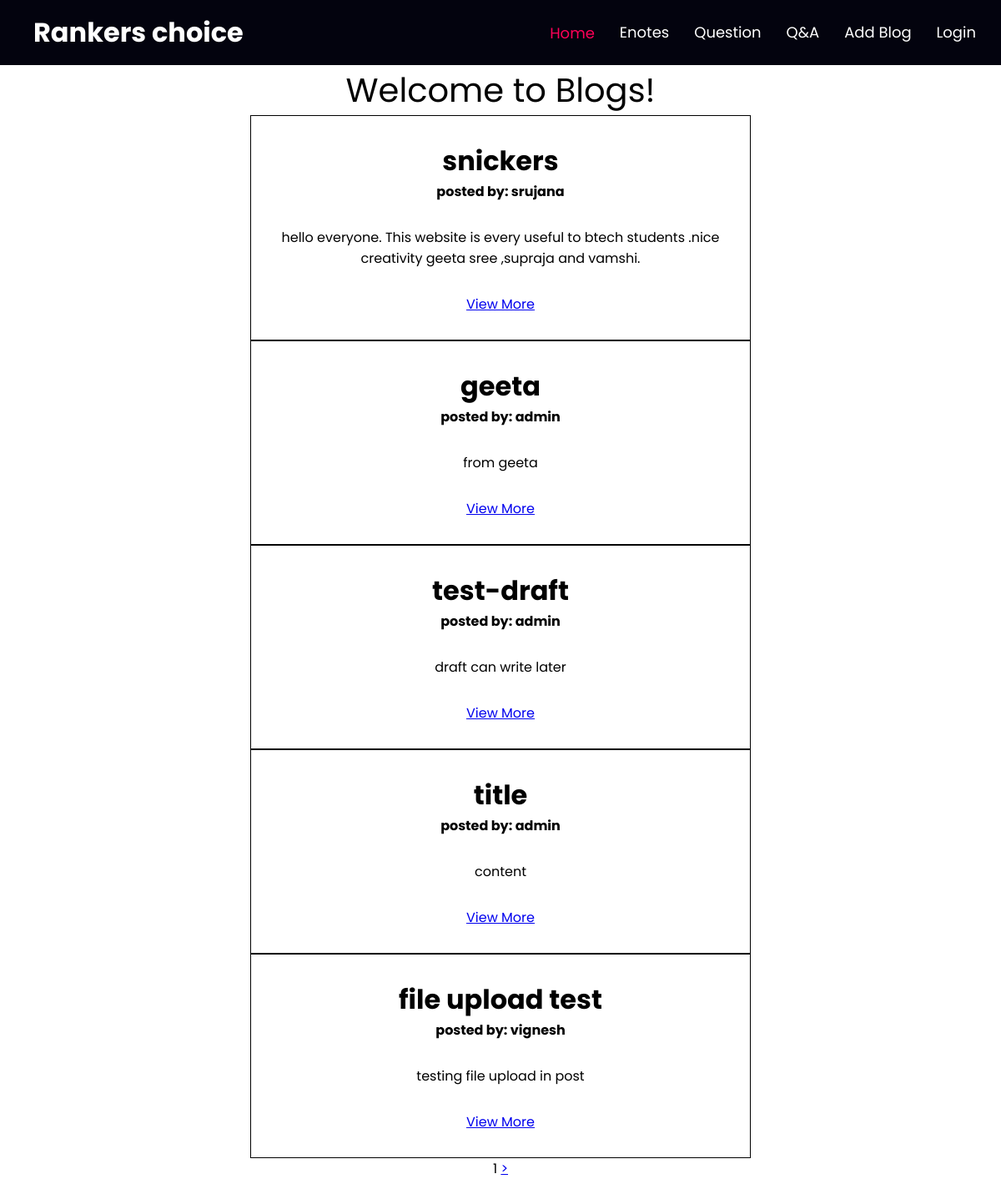
The app's page /blogs/ with its own data.
### blogs/models.py (models this page shows, shortened)
class Post(models.Model):
    title = models.CharField(max_length=300, unique=True)
    slug = models.SlugField(max_length=300,default=get_token_slug,editable=False,blank=False, unique=True)
    author = models.ForeignKey(get_user_model(), on_delete=models.CASCADE, related_name='blog_posts')
    content = models.TextField()
    status = models.IntegerField(choices=STATUS, default=0)
    created_at = models.DateTimeField(auto_now_add=True)
    updated_at = models.DateTimeField(auto_now=True)
    class Meta:
        ordering = ['-created_at']

### users/models.py (models this page shows)
class CustomUser(AbstractUser):
    email = models.EmailField(_('email address'), unique=True)
    year = models.IntegerField(_('year'))
    EMAIL_FIELD = "email"
    USERNAME_FIELD = "username"
    REQUIRED_FIELDS = ["email", "year"]
    objects = CustomUserManager()
    def __str__(self):
        return self.username

### blogs/views.py (the view)
# urls.py: path('', views.PostList, name='blog-home'),
def PostList(request):
    posts = Post.objects.all()  # fetching all post objects from database
    p = Paginator(posts, 5)  # creating a paginator object
    page_number = request.GET.get('page')
    try:
        page_obj = p.get_page(page_number)  # returns the desired page object
    except PageNotAnInteger:
        page_obj = p.page(1)
    except EmptyPage:
        page_obj = p.page(p.num_pages)
    return render(request, 'blogs/blog_home.html', {'page_obj': page_obj})

### templates/blogs/blog_home.html (shortened to what this page needs)
{% load static %}
<!DOCTYPE html>
<html>
<head>
	<link rel="stylesheet" type="text/css" href="{% static 'css/style.css' %}">
</head>
<body>
	<header class="header">
		<h1>Rankers choice</h1>
		<ul>
			<li><a class="h active" id="homeNav" href="{% url 'home' %}">Home</a></li>
            <li><a class="h" href="{% url 'enotes' %}">Enotes</a></li>
            <li><a class="h" href="{% url 'question' %}">Question</a></li>
            <li><a class="h" href="{% url 'list-faq' %}">Q&A</a></li>
            <li><a class="h" id="aboutNav" href="{% url 'post_creation' %}">Add Blog</a></li>
            {% if user.is_authenticated %}
            <li><a class="h" href="{% url 'profile'%}" style="margin: 20px 0 0 0;">{{request.user.username}}</a></li>
              <li><a class="h" href="{% url 'logout'%}" style="margin: 20px 0 0 0;">logout</a></li>
            {% else %}
        <li><a class="h" href="{% url 'login'%}" style="margin: 20px 0 0 0;">Login</a></li>
        {% endif %}
		</ul>
	</header>
    <p style = "text-align: center; font-size: 40px;"> Welcome to Blogs!</p>
    <div class="content-section">
        {% for obj in page_obj.object_list %}
            <div style = "text-align: center;">
                <table>
                    <tr>
                        <th><h1>{{obj.title}}</h1> posted by: {{obj.author}}</th>
                    </tr>
                <tr>
                    <td>
                        {{obj.content}}
                    </td>
                </tr>
                <tr><td ><a href="{{obj.slug}}">View More</a></td></tr>
                </table>
            </div>
         {% endfor %}
    </div>
    <center>
        <span>{{page_obj.number}}</span>
        {%if page_obj.has_next %}
            <a href="?page={{page_obj.next_page_number}}">></a>
        {% endif %}
    </center>

### statics/css/style.css (style rules this page uses)
* { margin: 0; padding: 0; box-sizing: border-box; font-family: 'Poppins', sans-serif; scroll-behavior: smooth; }
header { display: flex; align-items: center; flex-wrap: wrap; flex-direction: row; text-align: center; padding-bottom: 15px; margin: 0; padding-top: 15px; padding-left: 40px; background: rgb(3, 3, 14); z-index: 10000; color: #fff; user-select: none; transition: .4s ease-in-out; justify-content: space-between; }
header h1 { margin-right: 60px; cursor: pointer; }
header ul { display: flex; align-items: center; flex-direction: row; flex-wrap: wrap; text-align: center; }
header ul li { list-style: none; margin-right: 30px; cursor: pointer; }
header ul li a { text-decoration: none; font-size: 18px; color: #fff; }
header ul li a:after { transition: all ease-in-out .2s; background: none repeat scroll 0 0 #ffffff; content: ""; display: block; height: 2px; width: 0; background: #ff0158; }
header ul li .h.active { color: #ff0158; }
header ul li .h.active:after { height: 0px; }

### templates/blogs/blog_home.html (style rules this page uses)
table { margin-left: auto; margin-right: auto; width: 50%; border: 1px solid black; border-collapse: separate; border-spacing: 10px 30px; }

### records on screen
Post: title "snickers", author "srujana", content "hello everyone. This website is every useful to btech students .nice creativity geeta sree ,supraja and vamshi."
Post: title "geeta", author "admin", content "from geeta"
Post: title "test-draft", author "admin", content "draft can write later"
Post: title "title", author "admin", content "content"
Post: title "file upload test", author "vignesh", content "testing file upload in post"

### other values on screen
{{ page_obj.number }} "1"
